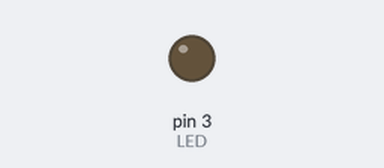
The sketch below on a simulated Arduino Uno, built with avr-gcc and run on an emulated ATmega328P. Shown: output pins drawn as LEDs (lit = HIGH).

Above: at 0.15 s.
At 16.14 s:
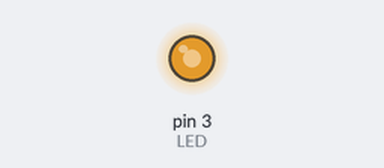
Timing chart, 0 to 16.0 s (numbered marks = the images above):
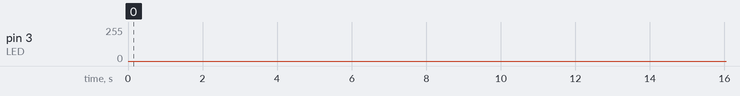

The sketch:

PWM-LED-Flasher.ino
```cpp
/*
      Program that fades an LED on and off using PWM(Pulse width modulation)
*/

// Assigning pin number to LED and creating variable for delay interval.

const int LED = 3;
const int delTime = 2;

void setup() {

  // Setting LED as output.
  pinMode(LED, OUTPUT);

}

void loop() {

// Calling function defined below.
flash();

}

// Defining function
void flash() {
  // For loop switches value of i by 1 until 256
  for(int i=0; i<256; i++){
    // LED shines with brightness according to i
    analogWrite(LED, i);
    delay(delTime);
    }
  // For loop switches value of i by -1 till 0
  for(int i=255; i>=0; i--){
    // LED shines with brightness according to i
    analogWrite(LED, i);
    delay(delTime);
    }

  }
```
